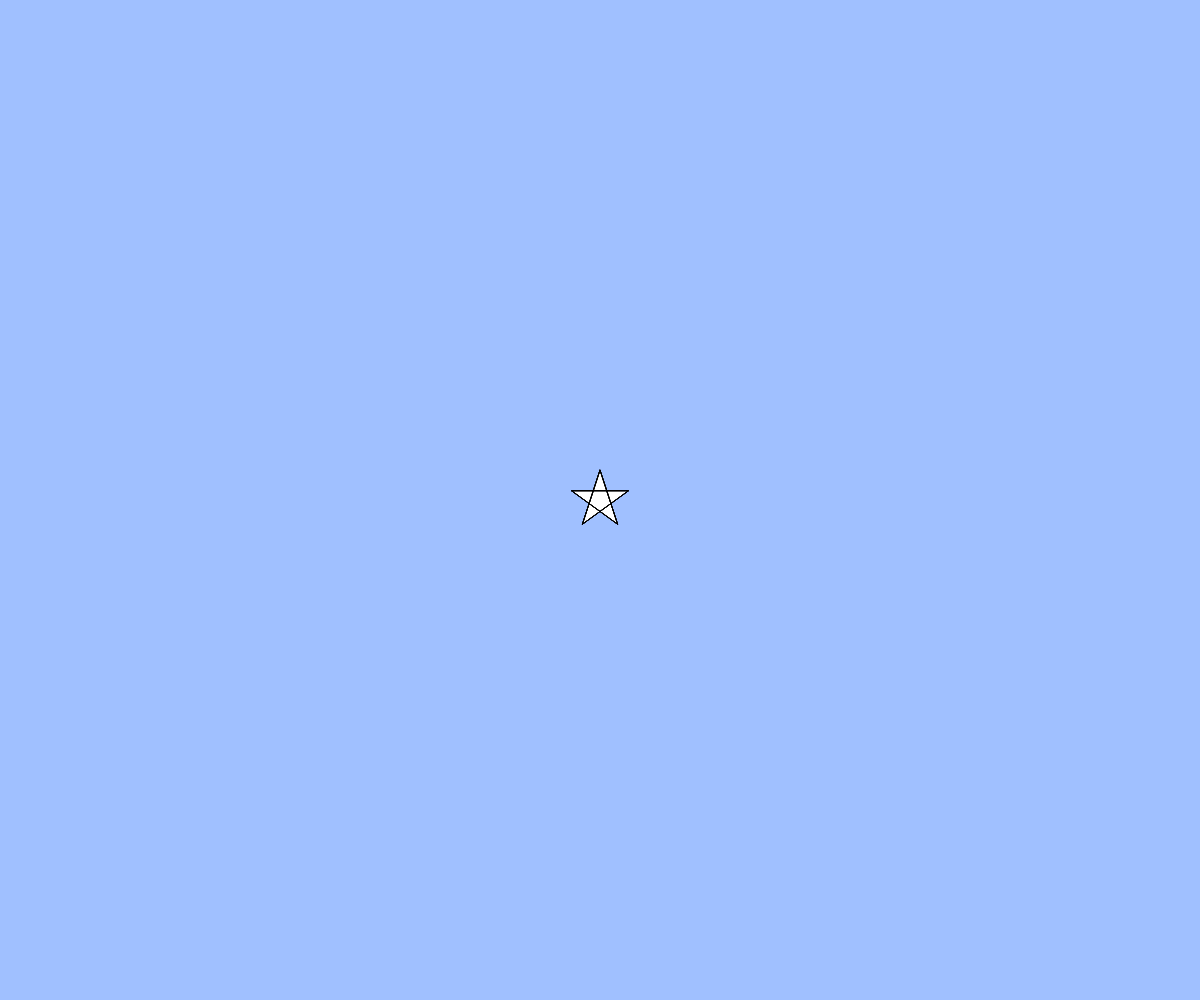
Frame 1 (no input)
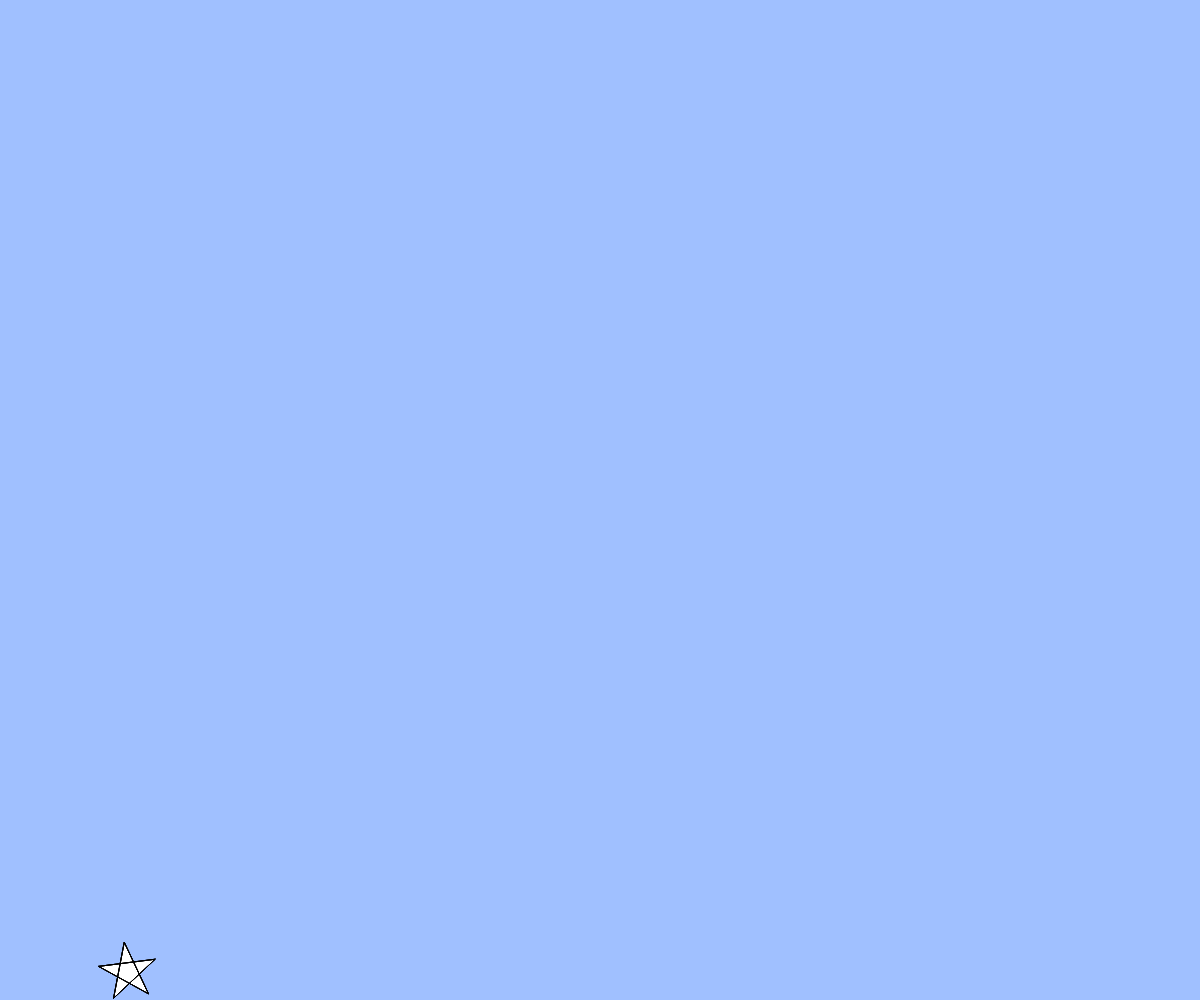
Frame 60 (no input)
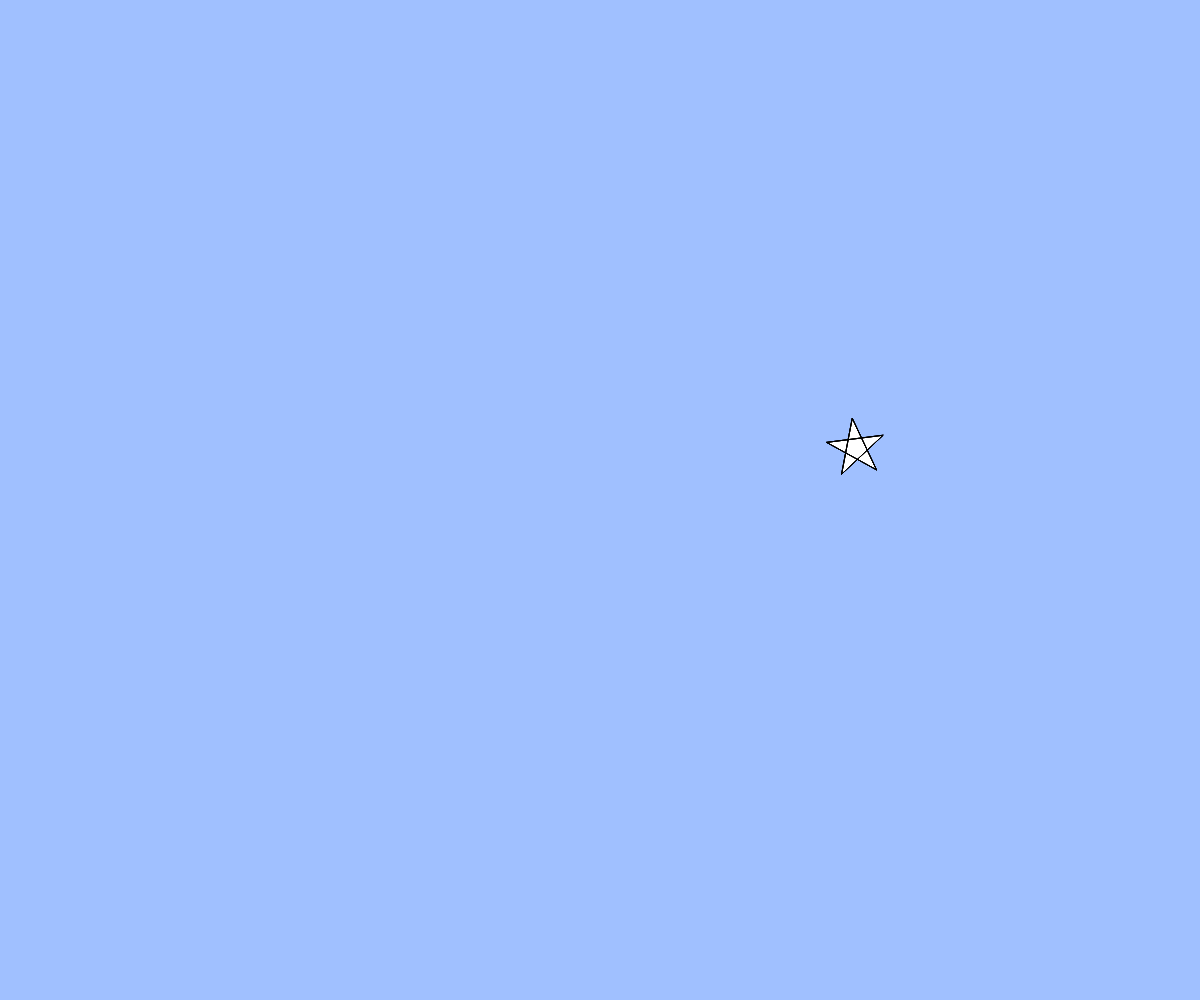
Frame 120 (the mouse pressed at the canvas centre since frame 60)

The p5.js sketch that drew these frames (run headless with seeded random() and noise() and a simulated clock; from frame 60 on, the mouse is pressed at the canvas centre):

// p5.js sketch
// ── sketch.js
// テキスト「アニメーション」
let x, y, vx, vy, angle;

function setup(){
  createCanvas(windowWidth, windowHeight);
  x = width / 2;
  y = height / 2;
  vx = 8;
  vy = 8;
  angle = 0;
}

function draw(){
  background(160, 192, 255);
  // BLANK[2] (hint: 作った star 関数を使います)
  star(x, y, 30, angle);
  x -= vx;
  y += vy;
  angle += TWO_PI / 50;


  // 端の処理パターン (1) 反対側から出てくる
  if(x > width){ x = 0; }
  else if(x < 0){ x = width; }
  if(y > height){ y = 0; }
  if(y < 0){ y = height; }
}

function star(cx, cy, r, angle){
  beginShape();
  for(var i = 0; i < 20; i++){
    var theta = TWO_PI * i * 2 / 5 - HALF_PI;
    // BLANK[1] (hint: angle 分だけ星を回転させるには？)
    var x = cx + cos(theta + angle) * r;
    var y = cy + sin(theta + angle) * r;
    vertex(x,y);
  }
  endShape(CLOSE);
}

function windowResized(){
  resizeCanvas(windowWidth, windowHeight);
}
